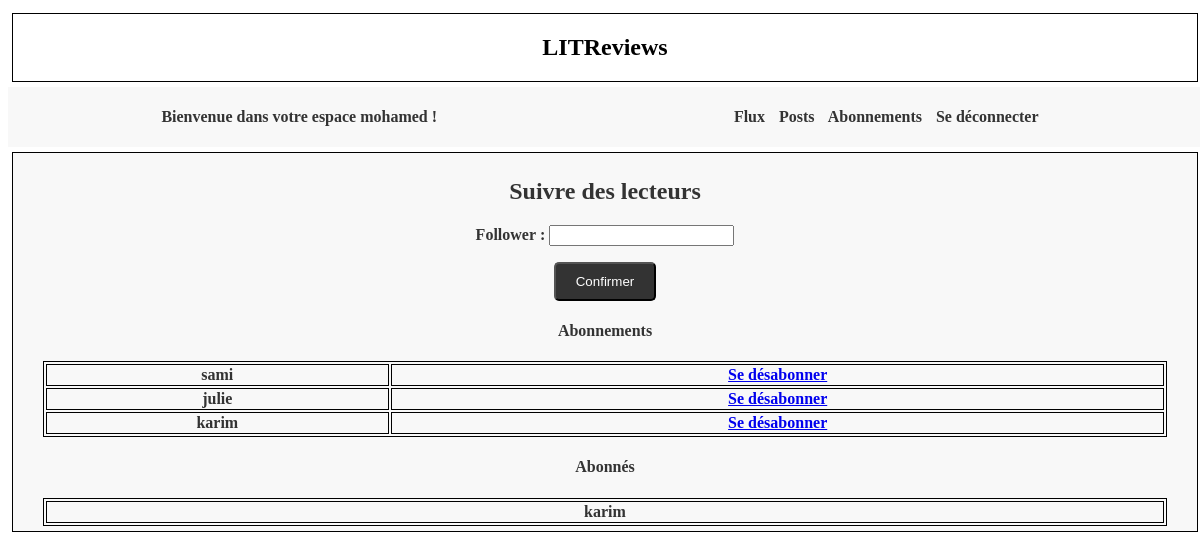
The page /followusers/ (signed in) on the database as committed earlier.
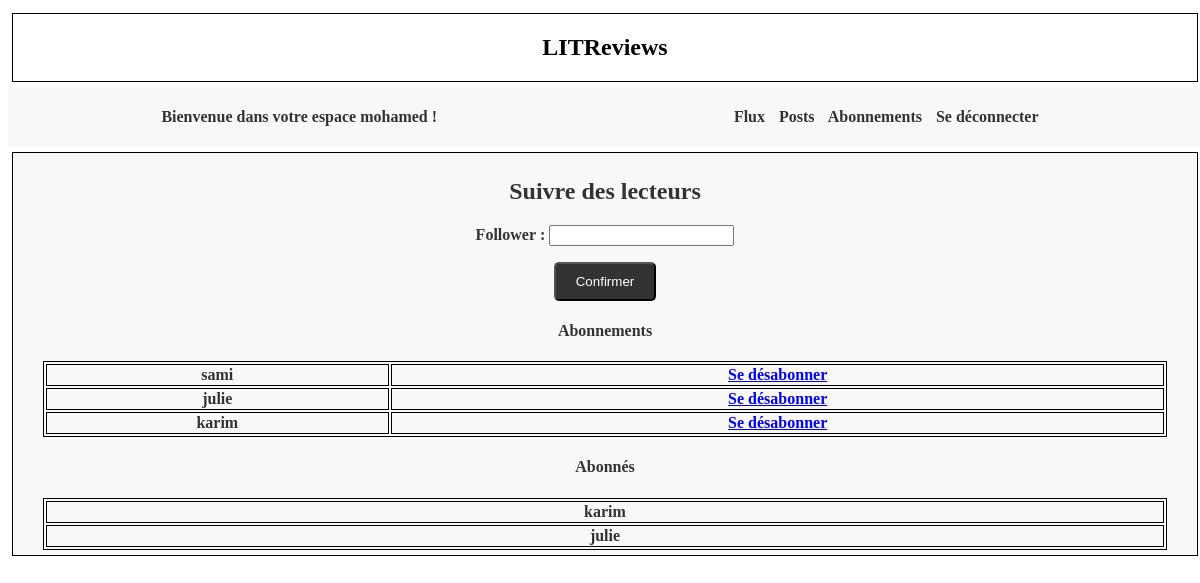
The same page on the database as committed later.
### flux/models.py (models this page shows, shortened)
class UserFollows(models.Model):
    user = models.ForeignKey(
        to=settings.AUTH_USER_MODEL,
        on_delete=models.CASCADE,
        related_name="following"
    )
    followed_user = models.ForeignKey(
        to=settings.AUTH_USER_MODEL,
        on_delete=models.CASCADE,
        related_name="followed_by",
    )
    objects = models.Manager()  # Ajout du gestionnaire d'objets par défaut
    class Meta:
        unique_together = (
            "user",
            "followed_user",
        )

### authentication/models.py (models this page shows, shortened)
class User(AbstractUser):
    AUTHOR = "AUTHOR"
    FOLLOWER = "FOLLOWER"
    ROLE_CHOICES = (
        (AUTHOR, "Auteur"),
        (FOLLOWER, "Abonné"),
    )
    profile_photo = models.ImageField(verbose_name="Image de profil")
    role = models.CharField(max_length=30,
                            choices=ROLE_CHOICES, verbose_name="Rôle")

### flux/views.py (the view)
# urls.py: path("followusers/", follow_users, name="follow_users"),
@login_required
def follow_users(request):
    context = {}
    if request.method == "POST":
        form = FollowUsersForm(request.POST)
        if form.is_valid():
            follower = form.cleaned_data["follower"]
            try:
                user = User.objects.get(username__exact=follower)
            except User.DoesNotExist:
                user = None
            if user and user != request.user:  # Vérification si l'utilisateur n'est pas lui-même
                UserFollows.objects.create(user=request.user, followed_user=user)
                return redirect("follow_users")
            else:
                messages.error(request, "Vous ne pouvez pas vous abonner à vous-même.")
    else:
        form = FollowUsersForm()
    context["form"] = form
    context["following"] = UserFollows.objects.filter(user=request.user)
    context["followed_by"] = UserFollows.objects.filter(followed_user=request.user)
    return render(request, "flux/follow_users.html", context)

### flux/forms.py
class FollowUsersForm(forms.Form):
    follower = forms.CharField(max_length=100)

### flux/templates/flux/follow_users.html (shortened to what this page needs)
{% extends 'base.html' %}
{% load static %}
{% block content %}
<link rel="stylesheet" href="{% static 'style.css' %}">
    <h2>Suivre des lecteurs</h2>
    <form method="post">
        {{ form.as_p }}
        <p><input type="submit" class="button" value="Confirmer"></p>
    </form>
    <div class="Abonnements">
        <h4>Abonnements</h4>
        <table style="width: 100%;">
            {% for user in following %}
            <tr>
                <td>{{ user.followed_user.username }}</td>
                <td><a href="{% url 'delete_follow' user.followed_user.id %}">Se désabonner</a> </td>
            </tr>
            {% endfor %}
        </table>
    </div>
    <div class="Abonnes">
        <h4>Abonnés</h4>
        <table style="width: 100%;">
            {% for user in followed_by %}
            <tr>
                <td>{{ user.user.username }}</td>
            </tr>
            {% endfor %}
        </table>
    </div>
{% endblock content %}

Rows that differ between the two databases and show on the page:
added UserFollows: user.username "julie", shown under "Abonnés"
